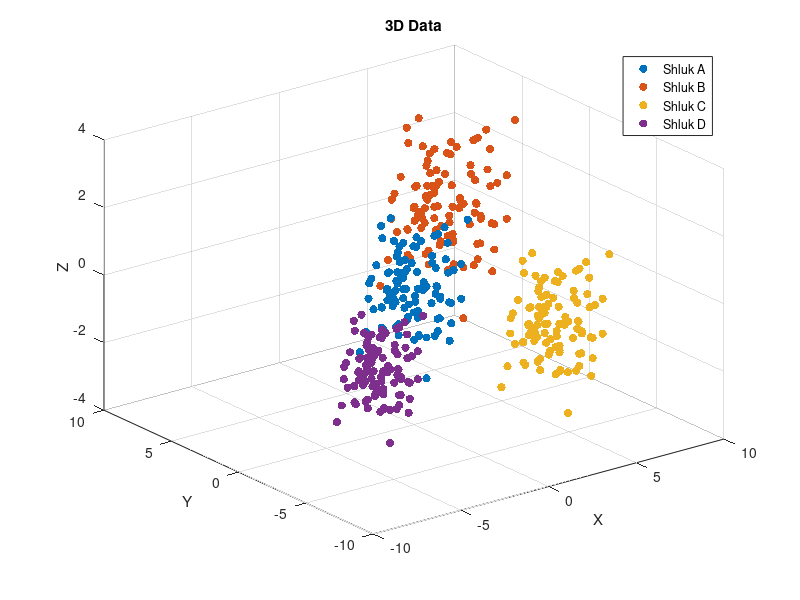

Recreate this plot in MATLAB.
clc; clear; format long g; close all

N = 100; % Počet bodů v každém shluku

a = 1.25; % Koeficient pro škálování druhého shluku
b = round(rand(1,3) * 10); % Náhodný vektor pro škálování třetího shluku

% Generování dat
A = randn(N,3); % První shluk
B = A .* a + b; % Druhý shluk (škálovaný)
C = A - b .* [-1, 1, 1]; % Třetí shluk (škálovaný a invertovaný v ose x)
D = A./a - b;
% Správné vykreslení pomocí scatter3
figure;
scatter3(A(:,1), A(:,2), A(:,3), 'filled'); hold on; % Shluk A
scatter3(B(:,1), B(:,2), B(:,3),  'filled'); % Shluk B
scatter3(C(:,1), C(:,2), C(:,3),  'filled'); % Shluk C
scatter3(D(:,1), D(:,2), D(:,3),  'filled'); % Shluk D
title('3D Data');
xlabel('X'); ylabel('Y'); zlabel('Z');
legend('Shluk A', 'Shluk B', 'Shluk C', 'Shluk D' );
grid on;
hold off;

% plot3(A(:,1),A(:,2),A(:,3),'.',B(:,1),B(:,2),B(:,3),'.',C(:,1),C(:,2),C(:,3),'.', D(:,1),D(:,2),D(:,3),'.')

% Spojení dat do jedné matice
M = [A; B; C; D];

% Uložení do souboru
save('data3D.mat', 'M');
